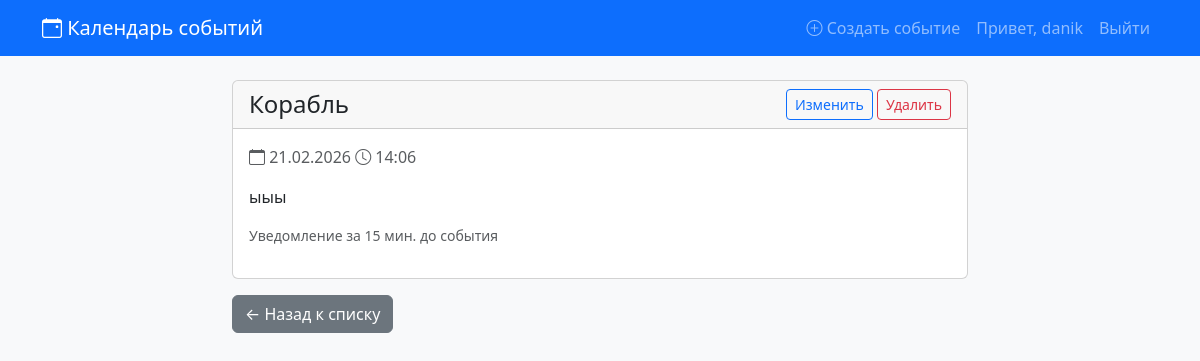
The app's page /event/2/ (signed in) with its own data.
### tasks/models.py (models this page shows, shortened)
class Event(models.Model):
    title = models.CharField('Название', max_length=200)
    description = models.TextField('Описание', blank=True)
    date = models.DateField('Дата')
    time = models.TimeField('Время')
    user = models.ForeignKey(
        User,
        on_delete=models.CASCADE,
        related_name='events',
        verbose_name='Пользователь'
    )
    notify_minutes_before = models.PositiveIntegerField(
        'Уведомить за (минут)',
        default=15,
        help_text='За сколько минут до события показать уведомление'
    )
    created_at = models.DateTimeField('Создано', auto_now_add=True)
    updated_at = models.DateTimeField('Обновлено', auto_now=True)
    class Meta:
        verbose_name = 'Событие'
        verbose_name_plural = 'События'
        ordering = ['date', 'time']
    def get_datetime(self):
        from datetime import datetime
        return timezone.make_aware(
            datetime.combine(self.date, self.time),
            timezone.get_current_timezone()
        )
    def is_upcoming(self, minutes_threshold=None):
        if minutes_threshold is None:
            minutes_threshold = self.notify_minutes_before
        event_datetime = self.get_datetime()
        now = timezone.now()
        threshold_end = event_datetime
        threshold_start = event_datetime - timezone.timedelta(minutes=minutes_threshold)
        return threshold_start <= now <= threshold_end

### tasks/views.py (the view)
# urls.py: path('event/<int:pk>/', views.event_detail, name='event_detail'),
@login_required
def event_detail(request, pk):
    event = get_object_or_404(Event, pk=pk, user=request.user)
    return render(request, 'tasks/event_detail.html', {'event': event})

### tasks/context_processors.py (called while the page is built)
def upcoming_events(request):
    context = {
        'upcoming_events': [],
        'notification_events': [],
    }
    if request.user.is_authenticated:
        context['upcoming_events'] = get_upcoming_events(request.user, minutes_ahead=60)
        context['notification_events'] = get_events_needing_notification(request.user)
    return context

### tasks/services.py (called while the page is built)
def get_upcoming_events(user, minutes_ahead=60):
    now = timezone.now()
    threshold = now + timezone.timedelta(minutes=minutes_ahead)
    events = Event.objects.filter(user=user).order_by('date', 'time')
    upcoming = []
    for event in events:
        event_dt = event.get_datetime()
        if now <= event_dt <= threshold and not event.is_past():
            upcoming.append(event)
    return upcoming

def get_events_needing_notification(user):
    events = Event.objects.filter(user=user).order_by('date', 'time')
    return [e for e in events if e.is_upcoming()]

### tasks/templates/tasks/event_detail.html (shortened to what this page needs)
{% extends 'base.html' %}
{% block content %}
<div class="row justify-content-center">
    <div class="col-md-8">
        <div class="card">
            <div class="card-header d-flex justify-content-between align-items-center">
                <h4 class="mb-0">{{ event.title }}</h4>
                <div>
                    <a href="{% url 'tasks:event_edit' event.pk %}" class="btn btn-sm btn-outline-primary">Изменить</a>
                    <a href="{% url 'tasks:event_delete' event.pk %}" class="btn btn-sm btn-outline-danger">Удалить</a>
                </div>
            </div>
            <div class="card-body">
                <p class="text-muted">
                    <i class="bi bi-calendar"></i> {{ event.date|date:"d.m.Y" }}
                    <i class="bi bi-clock"></i> {{ event.time|time:"H:i" }}
                </p>
                {% if event.description %}
                <p>{{ event.description }}</p>
                {% endif %}
                <p class="small text-muted">
                    Уведомление за {{ event.notify_minutes_before }} мин. до события
                </p>
            </div>
        </div>
        <a href="{% url 'tasks:event_list' %}" class="btn btn-secondary mt-3">← Назад к списку</a>
    </div>
</div>
{% endblock %}

### templates/base.html (shortened to what this page needs)
<!DOCTYPE html>
<html lang="ru">
<head>
    <link href="https://cdn.jsdelivr.net/npm/bootstrap@5.3.2/dist/css/bootstrap.min.css" rel="stylesheet">
    <link href="https://cdn.jsdelivr.net/npm/bootstrap-icons@1.11.1/font/bootstrap-icons.css" rel="stylesheet">
</head>
<body class="bg-light">
    <nav class="navbar navbar-expand-lg navbar-dark bg-primary">
        <div class="container">
            <a class="navbar-brand" href="{% url 'tasks:event_list' %}">
                <i class="bi bi-calendar-event"></i> Календарь событий
            </a>
            <div class="collapse navbar-collapse" id="navbarNav">
                <ul class="navbar-nav ms-auto">
                    {% if user.is_authenticated %}
                        <li class="nav-item">
                            <a class="nav-link" href="{% url 'tasks:event_create' %}">
                                <i class="bi bi-plus-circle"></i> Создать событие
                            </a>
                        </li>
                        <li class="nav-item">
                            <span class="nav-link">Привет, {{ user.username }}</span>
                        </li>
                        <li class="nav-item">
                            <a class="nav-link" href="{% url 'tasks:logout' %}">Выйти</a>
                        </li>
                    {% endif %}
                </ul>
            </div>
        </div>
    </nav>
    <main class="container py-4">
        {% block content %}{% endblock %}
    </main>
</body>
</html>

### records on screen
Event: title "Корабль", date "21.02.2026", time "14:06", description "ыыы", notify_minutes_before "15"

### other values on screen
{{ user.username }} "danik"
